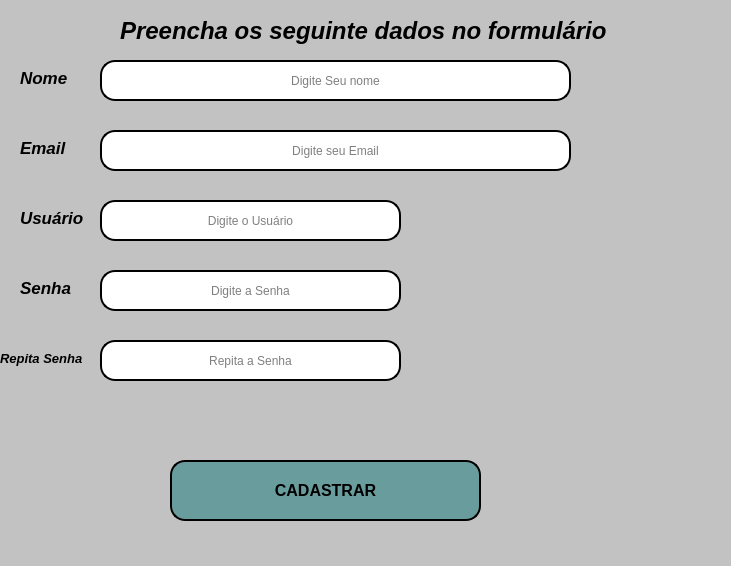
<?xml version="1.0" encoding="UTF-8"?>
<ui version="4.0">
 <class>MainWindow</class>
 <widget class="QMainWindow" name="MainWindow">
  <property name="geometry">
   <rect>
    <x>0</x>
    <y>0</y>
    <width>731</width>
    <height>566</height>
   </rect>
  </property>
  <property name="windowTitle">
   <string>Cadastro de Usuário</string>
  </property>
  <property name="styleSheet">
   <string notr="true">background-color: rgb(194, 194, 194);</string>
  </property>
  <widget class="QWidget" name="centralwidget">
   <widget class="QLineEdit" name="campo_email">
    <property name="geometry">
     <rect>
      <x>100</x>
      <y>130</y>
      <width>471</width>
      <height>41</height>
     </rect>
    </property>
    <property name="styleSheet">
     <string notr="true">background-color: rgb(255, 255, 255);
border-radius: 15px;
border-style:outset;
border-width: 2px;</string>
    </property>
    <property name="alignment">
     <set>Qt::AlignCenter</set>
    </property>
    <property name="placeholderText">
     <string>Digite seu Email</string>
    </property>
   </widget>
   <widget class="QLineEdit" name="campo_nome">
    <property name="geometry">
     <rect>
      <x>100</x>
      <y>60</y>
      <width>471</width>
      <height>41</height>
     </rect>
    </property>
    <property name="styleSheet">
     <string notr="true">background-color: rgb(255, 255, 255);
border-radius: 15px;
border-style:outset;
border-width: 2px;</string>
    </property>
    <property name="alignment">
     <set>Qt::AlignCenter</set>
    </property>
    <property name="placeholderText">
     <string>Digite Seu nome</string>
    </property>
   </widget>
   <widget class="QLineEdit" name="campo_senha">
    <property name="geometry">
     <rect>
      <x>100</x>
      <y>270</y>
      <width>301</width>
      <height>41</height>
     </rect>
    </property>
    <property name="styleSheet">
     <string notr="true">background-color: rgb(255, 255, 255);
border-radius: 15px;
border-style:outset;
border-width: 2px;</string>
    </property>
    <property name="echoMode">
     <enum>QLineEdit::Password</enum>
    </property>
    <property name="alignment">
     <set>Qt::AlignCenter</set>
    </property>
    <property name="placeholderText">
     <string>Digite a Senha</string>
    </property>
   </widget>
   <widget class="QLineEdit" name="campo_usuario">
    <property name="geometry">
     <rect>
      <x>100</x>
      <y>200</y>
      <width>301</width>
      <height>41</height>
     </rect>
    </property>
    <property name="styleSheet">
     <string notr="true">background-color: rgb(255, 255, 255);
border-radius: 15px;
border-style:outset;
border-width: 2px;</string>
    </property>
    <property name="alignment">
     <set>Qt::AlignCenter</set>
    </property>
    <property name="placeholderText">
     <string>Digite o Usuário</string>
    </property>
   </widget>
   <widget class="QLabel" name="label">
    <property name="geometry">
     <rect>
      <x>20</x>
      <y>70</y>
      <width>58</width>
      <height>16</height>
     </rect>
    </property>
    <property name="font">
     <font>
      <pointsize>13</pointsize>
      <weight>75</weight>
      <italic>true</italic>
      <bold>true</bold>
     </font>
    </property>
    <property name="styleSheet">
     <string notr="true">color: rgb(0, 0, 0);</string>
    </property>
    <property name="text">
     <string>Nome</string>
    </property>
   </widget>
   <widget class="QLabel" name="label_3">
    <property name="geometry">
     <rect>
      <x>20</x>
      <y>280</y>
      <width>71</width>
      <height>16</height>
     </rect>
    </property>
    <property name="font">
     <font>
      <pointsize>13</pointsize>
      <weight>75</weight>
      <italic>true</italic>
      <bold>true</bold>
     </font>
    </property>
    <property name="styleSheet">
     <string notr="true">color: rgb(0, 0, 0);</string>
    </property>
    <property name="text">
     <string>Senha</string>
    </property>
   </widget>
   <widget class="QLabel" name="label_4">
    <property name="geometry">
     <rect>
      <x>20</x>
      <y>140</y>
      <width>58</width>
      <height>16</height>
     </rect>
    </property>
    <property name="font">
     <font>
      <pointsize>13</pointsize>
      <weight>75</weight>
      <italic>true</italic>
      <bold>true</bold>
     </font>
    </property>
    <property name="styleSheet">
     <string notr="true">color: rgb(0, 0, 0);</string>
    </property>
    <property name="text">
     <string>Email</string>
    </property>
   </widget>
   <widget class="QLabel" name="label_5">
    <property name="geometry">
     <rect>
      <x>20</x>
      <y>210</y>
      <width>81</width>
      <height>16</height>
     </rect>
    </property>
    <property name="font">
     <font>
      <pointsize>13</pointsize>
      <weight>75</weight>
      <italic>true</italic>
      <bold>true</bold>
     </font>
    </property>
    <property name="styleSheet">
     <string notr="true">color: rgb(0, 0, 0);</string>
    </property>
    <property name="text">
     <string>Usuário</string>
    </property>
   </widget>
   <widget class="QPushButton" name="botao_cadastrar">
    <property name="geometry">
     <rect>
      <x>170</x>
      <y>460</y>
      <width>311</width>
      <height>61</height>
     </rect>
    </property>
    <property name="font">
     <font>
      <pointsize>12</pointsize>
      <weight>75</weight>
      <bold>true</bold>
     </font>
    </property>
    <property name="styleSheet">
     <string notr="true">color: rgb(0, 0, 0);
background-color: rgb(105, 157, 157);
border-radius: 15px;
border-style:outset;
border-width: 2px;
border-color:black;</string>
    </property>
    <property name="text">
     <string>CADASTRAR</string>
    </property>
   </widget>
   <widget class="QLabel" name="label_2">
    <property name="geometry">
     <rect>
      <x>120</x>
      <y>10</y>
      <width>591</width>
      <height>41</height>
     </rect>
    </property>
    <property name="font">
     <font>
      <pointsize>18</pointsize>
      <weight>75</weight>
      <italic>true</italic>
      <bold>true</bold>
     </font>
    </property>
    <property name="styleSheet">
     <string notr="true">color: rgb(0, 0, 0);</string>
    </property>
    <property name="text">
     <string>Preencha os seguinte dados no formulário</string>
    </property>
   </widget>
   <widget class="QLabel" name="label_6">
    <property name="geometry">
     <rect>
      <x>130</x>
      <y>320</y>
      <width>261</width>
      <height>20</height>
     </rect>
    </property>
    <property name="font">
     <font>
      <pointsize>10</pointsize>
      <weight>75</weight>
      <italic>true</italic>
      <bold>true</bold>
      <underline>true</underline>
     </font>
    </property>
    <property name="styleSheet">
     <string notr="true">color: rgb(255, 0, 0);</string>
    </property>
    <property name="text">
     <string/>
    </property>
   </widget>
   <widget class="QLabel" name="label_7">
    <property name="geometry">
     <rect>
      <x>0</x>
      <y>350</y>
      <width>101</width>
      <height>16</height>
     </rect>
    </property>
    <property name="font">
     <font>
      <pointsize>10</pointsize>
      <weight>75</weight>
      <italic>true</italic>
      <bold>true</bold>
     </font>
    </property>
    <property name="styleSheet">
     <string notr="true">color: rgb(0, 0, 0);</string>
    </property>
    <property name="text">
     <string>Repita Senha</string>
    </property>
   </widget>
   <widget class="QLineEdit" name="campo_senha_2">
    <property name="geometry">
     <rect>
      <x>100</x>
      <y>340</y>
      <width>301</width>
      <height>41</height>
     </rect>
    </property>
    <property name="styleSheet">
     <string notr="true">background-color: rgb(255, 255, 255);
border-radius: 15px;
border-style:outset;
border-width: 2px;</string>
    </property>
    <property name="echoMode">
     <enum>QLineEdit::Password</enum>
    </property>
    <property name="alignment">
     <set>Qt::AlignCenter</set>
    </property>
    <property name="placeholderText">
     <string>Repita a Senha</string>
    </property>
   </widget>
   <zorder>label_7</zorder>
   <zorder>label_3</zorder>
   <zorder>label_5</zorder>
   <zorder>campo_email</zorder>
   <zorder>campo_nome</zorder>
   <zorder>campo_senha</zorder>
   <zorder>campo_usuario</zorder>
   <zorder>label</zorder>
   <zorder>label_4</zorder>
   <zorder>botao_cadastrar</zorder>
   <zorder>label_2</zorder>
   <zorder>label_6</zorder>
   <zorder>campo_senha_2</zorder>
  </widget>
  <widget class="QMenuBar" name="menubar">
   <property name="geometry">
    <rect>
     <x>0</x>
     <y>0</y>
     <width>731</width>
     <height>22</height>
    </rect>
   </property>
  </widget>
  <widget class="QStatusBar" name="statusbar"/>
 </widget>
 <resources/>
 <connections/>
</ui>
